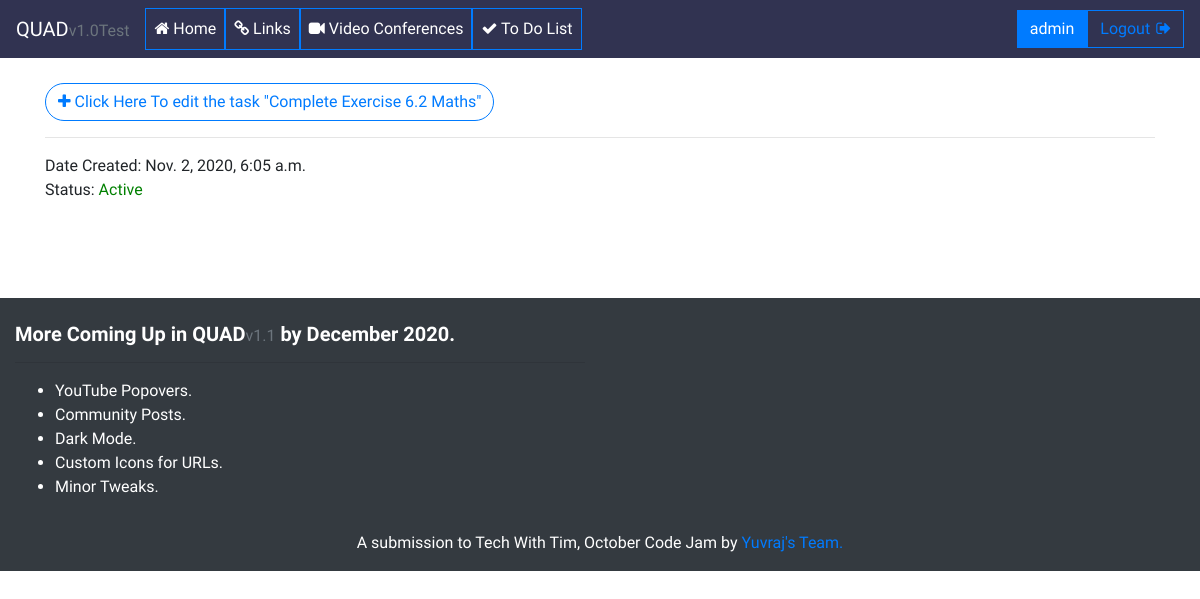
The page /update_task/6 (signed in) on the database its author committed.
### mainapp/models.py (models this page shows, shortened)
class Task(models.Model):
    title = models.CharField(max_length=256)
    complete = models.BooleanField(default=False)
    date_created = models.DateTimeField(auto_now_add=True)
    author = models.ForeignKey(User, on_delete=models.CASCADE)

### mainapp/views.py (the view)
# urls.py: path('update_task/<int:pk>', views.updateTask, name='update_task'),
@login_required
def updateTask(request, pk):
    task = Task.objects.get(id=pk)
    form = TodoForm(instance=task)
    if request.method == 'POST':
        form = TodoForm(request.POST, instance=task)
        if form.is_valid():
            form.save()
            return redirect('/todo')
    context = {'form': form, 'task': task}
    return render(request, 'update_task.html', context)

### mainapp/templates/update_task.html (shortened to what this page needs)
{% extends 'base.html' %}
{% block container %}
<div class="linkform">
    <button type="button" class="btn btn-outline-primary addlink" data-toggle="modal" data-target="#exampleModal">
        <i class="fa fa-plus" aria-hidden="true"></i> Click Here To edit the task "{{ task.title }}"
    </button>
    <br>
    <hr>
    <strong>Date Created: </strong>{{ task.date_created }}<br>
    <strong>Status: </strong>
    {% if task.complete == False %}
    <span style="color: green;">Active</span>
    {% else %}
    <span style="color:brown">Inactive</span>
    {% endif %}
    <br><br>
</div>
{% endblock %}

### mainapp/templates/base.html (shortened to what this page needs)
<!doctype html>
<html lang="en">
<head>
    <link rel="stylesheet" href="https://cdn.jsdelivr.net/npm/bootstrap@4.5.3/dist/css/bootstrap.min.css"
>
    <link rel="stylesheet" href="https://stackpath.bootstrapcdn.com/font-awesome/4.7.0/css/font-awesome.min.css">
</head>
<body>
    <nav class="navbar navbar-expand-lg navbar-dark sticky-top" style="background-color: #313351;">
        <a class="navbar-brand" href="{% url 'home' %}"><strong>QUAD</strong><small class="text-muted">v1.0Test</small></a>
        <div class="collapse navbar-collapse" id="navbarSupportedContent">
            <ul class="navbar-nav mr-auto">
                <li class="nav-item active">
                    <a class="nav-link btn btn-outline-primary" href="{% url 'home' %}"><i class="fa fa-home"
                            aria-hidden="true"></i>
                        Home</a>
                </li>
                <li class="nav-item active">
                    <a class="nav-link btn btn-outline-primary" href="{% url 'links' %}"><i class="fa fa-link"
                            aria-hidden="true"></i>
                        Links</a>
                </li>
                <li class="nav-item active">
                    <a class="nav-link btn btn-outline-primary" href="{% url 'videoconf' %}"><i
                            class="fa fa-video-camera" aria-hidden="true"></i>
                        Video Conferences</a>
                </li>
                <li class="nav-item active">
                    <a class="nav-link btn btn-outline-primary" href="{% url 'todo' %}"><i class="fa fa-check"
                            aria-hidden="true"></i>
                        To Do List</a>
                </li>
            </ul><br>
            {% if user.is_authenticated %}
            <span class="btn btn-primary">{{ user.username }}
            </span>
            <a href="{% url 'logout'%}">
                <button class="btn btn-outline-primary my-2 my-sm-0" type="submit">
                    Logout
                    <i class="fa fa-sign-out" style="padding-left: 2px;" aria-hidden="true"></i>
                </button>
            </a>
            {% endif %}
    </nav>
    <div class="container">
        {% block container %}
        {% endblock %}
    </div>
    <br><br><br>
    <footer class="page-footer font-small bg-dark pt-4" style="color:white">
        <div class="container-fluid text-center text-md-left">
            <div class="row">
                <div class="col-md-6 mt-md-0 mt-3">
                    <h5 class="text"><strong>More Coming Up in QUAD<small class="text-muted">v1.1</small> by
                            December 2020.</strong>
                    </h5>
                    <hr>
                    <p>
                    <ul>
                        <li>YouTube Popovers.</li>
                        <li>Community Posts.</li>
                        <li>Dark Mode.</li>
                        <li>Custom Icons for URLs.</li>
                        <li>Minor Tweaks.</li>
                    </ul>
                    </p>
                </div>
            </div>
        </div>
        <div class="footer-copyright text-center py-3">A submission to Tech With Tim, October Code Jam by <a
                href='https://twtcodejam.net/timathon/team/220/'>Yuvraj's Team.</a>
        </div>
    </footer>
</body>
</html>

### mainapp/templates/base.html (style rules this page uses)
body { font-weight: lighter; scroll-behavior: auto; font-family: 'Work Sans'; }
nav .nav-item a, nav .btn { border-radius: 0%; }
.linkform { padding-top: 25px; }
.addlink { border-radius: 25px; }

### rows shown on the page
Task: title "Complete Exercise 6.2 Maths", date_created "Nov. 2, 2020, 6:05 a.m."

### other values the page prints
{{ user.username }} "admin"
